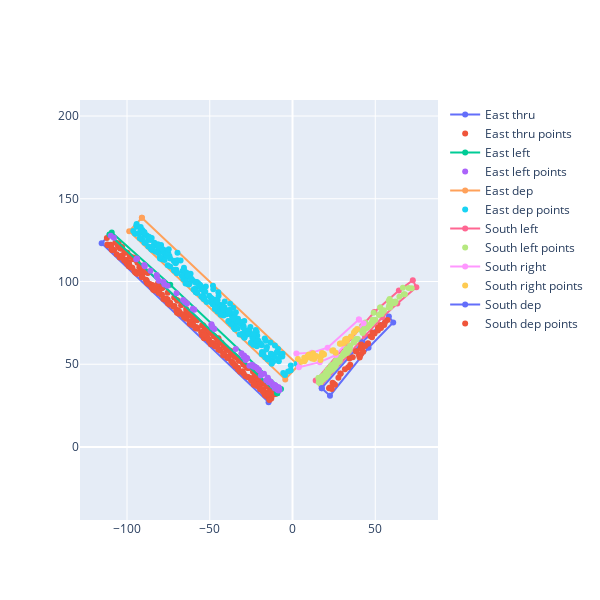

The notebook cell saved with this chart:
### Code cell
fig = go.Figure()

sample_df = radars[0].df.sample(2000)
for name, approach in radars[0].approaches:
    fig.add_trace(
        go.Scatter(
            x=[x for x, y in approach.polygon.exterior.coords],
            y=[y for x, y in approach.polygon.exterior.coords],
            name=name,
        )
    )

    filterer = sample_df["box"] == name

    fig.add_trace(
        go.Scatter(
            x=sample_df.loc[filterer, "f32_positionX_m"],
            y=sample_df.loc[filterer, "f32_positionY_m"],
            mode="markers",
            name=f"{name} points",
        )
    )

fig.update_yaxes(
    scaleanchor="x",
    scaleratio=1,
)

fig.update_layout(height=600, width=600)
